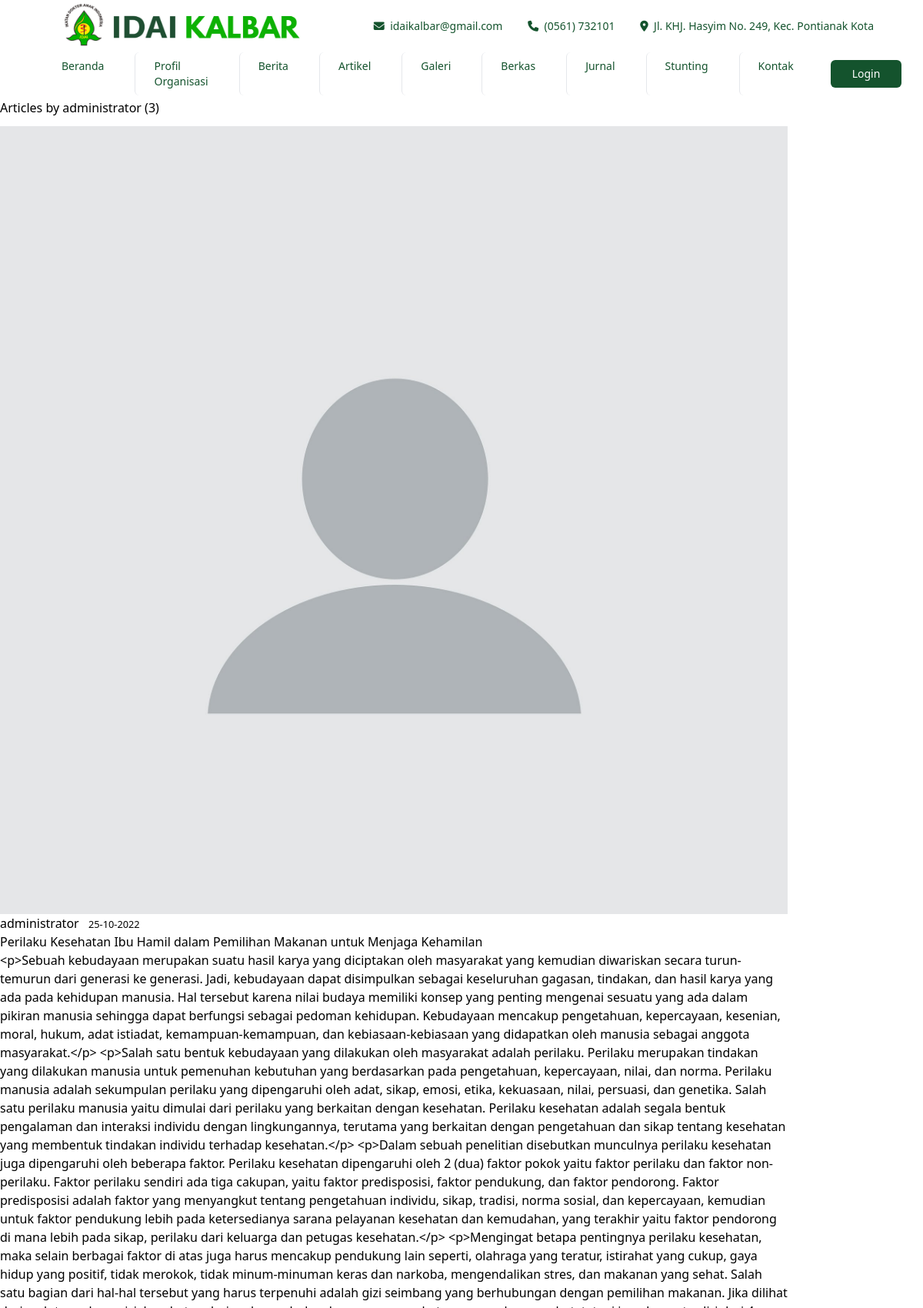
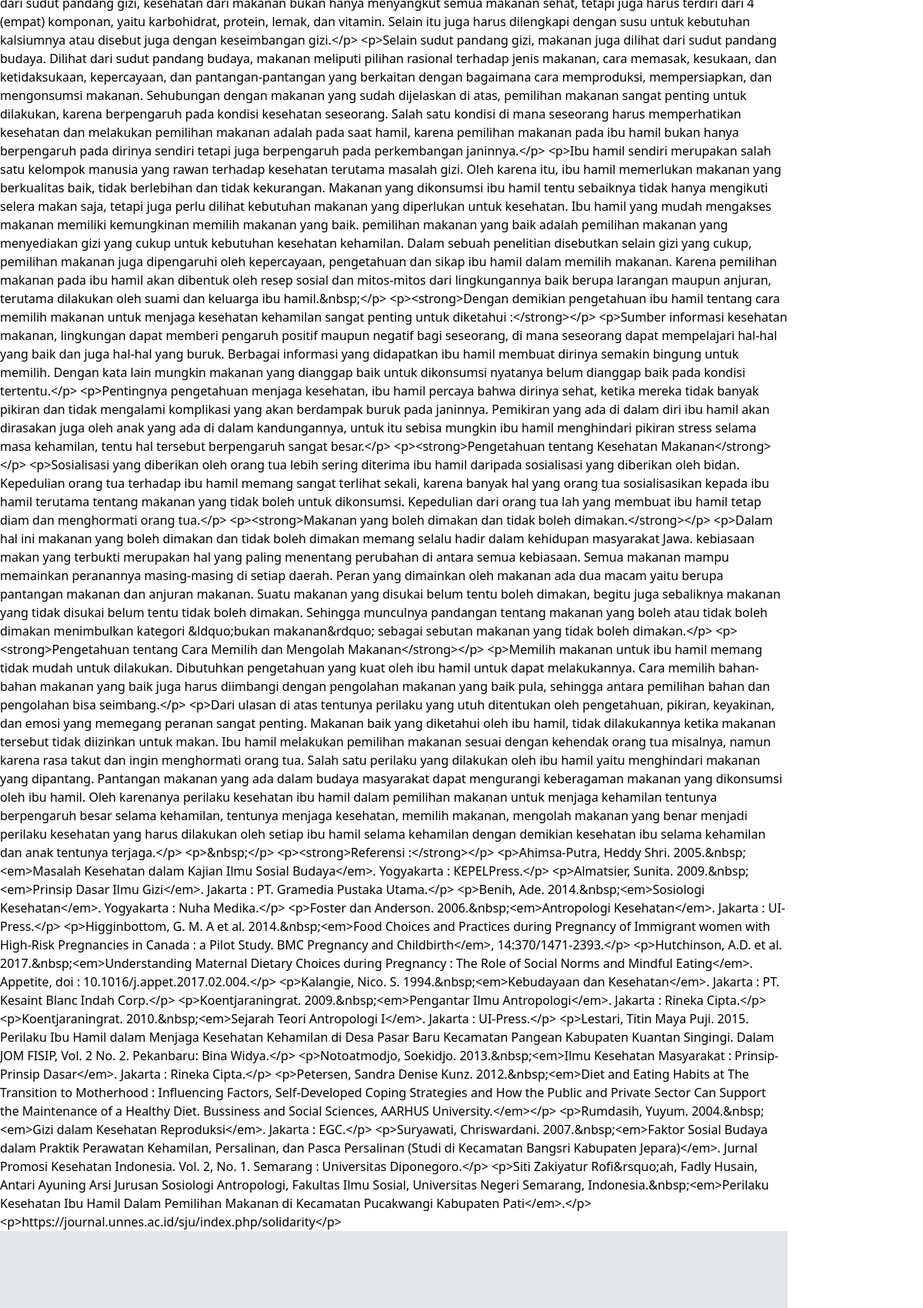
Page /user/administrator (upper part) on the committed database (2 pictures, top to bottom).
### apps/models.py (models this page shows, shortened)
class User(db.Model, UserMixin):
    id = db.Column(db.Integer, primary_key=True)
    username = db.Column(db.String(20), unique=True, nullable=False)
    email = db.Column(db.String(100), unique=True, nullable=False)
    image_file = db.Column(db.String(20), nullable=False, default='default.jpg')
    password = db.Column(db.String(20), nullable=False)
    articles = db.relationship('Article', backref='author', lazy=True)
    news = db.relationship('News', backref='author', lazy=True)
    galleries = db.relationship('Gallery', backref='author', lazy=True)
    image_galleries = db.relationship('Images_Gallery', backref='author', lazy=True)
    berkas = db.relationship('DataDokter', backref='owner', lazy=True, uselist=False)
    roles_id = db.Column(db.Integer, db.ForeignKey('roles.id'), nullable=False, default=2)

class Article(db.Model):
    id = db.Column(db.Integer, primary_key=True)
    title = db.Column(db.String(100), nullable=False)
    image_article = db.Column(db.String(20))
    date_posted = db.Column(db.DateTime, nullable=False, default=datetime.utcnow)
    content = db.Column(db.Text, nullable=False)
    slug = db.Column(db.Text, nullable=False, unique=True)
    user_id = db.Column(db.Integer, db.ForeignKey('user.id'), nullable=False)
    category_id = db.Column(db.Integer, db.ForeignKey('category.id'),
        nullable=False)
    category = db.relationship('Category', backref=db.backref('article', lazy=True))

### apps/main/routes.py (the view)
@main.route("/user/<string:username>")
def user_articles(username):
    page = request.args.get('page', 1, type=int)
    user = User.query.filter_by(username=username).first_or_404()
    articles = Article.query.filter_by(author=user).order_by(Article.date_posted.desc()).paginate(page=page, per_page=2)
    return render_template('main/articles/user_artikel.html', title='Artikel', articles=articles, user=user)

### apps/templates/main/articles/user_artikel.html (shortened to what this page needs)
{% extends "layouts/base.html" %}
{% block content %}
    <h2 class="mb-3">Articles by {{ user.username }} ({{ articles.total }})</h2>
    {% for article in articles.items %}
    <div class="container">
        <article class="media content-section">
            <img src="{{ url_for('static', filename='assets/img/profile_pics/' + article.author.image_file) }}" class="rounded-circle article-img" alt="">
            <div class="media-body">
                <div class="article-metadata">
                    <a href="{{ url_for('main.user_articles', username=article.author.username) }}" class="mr-2">{{ article.author.username }}</a>
                    <small class="text-muted">{{ article.date_posted.strftime('%d-%m-%Y') }}</small>
                    <h2> <a href="{{ url_for('main.article_detail', slug=article.slug) }}"  class="article-title">{{ article.title }}</a></h2>
                    <p>{{ article.content }}</p>
                </div>
            </div>
        </article>
    </div>
    {% endfor %}
{% endblock content%}

### rows in the picture
User: username "administrator"
Article: image_file (placeholder picture), author.username "administrator", date_posted "25-10-2022", title "Perilaku Kesehatan Ibu Hamil dalam Pemilihan Makanan untuk Menjaga Kehamilan", content "<p>Sebuah kebudayaan merupakan suatu hasil karya yang diciptakan oleh masyarakat yang kemudian diwariskan secara turun-temurun dari generasi ke generasi. Jadi, kebudayaan dapat disimpulkan sebagai keseluruhan gagasan, tindakan, dan hasil karya yang ada pada kehidupan manusia. Hal tersebut karena nilai budaya memiliki konsep yang penting mengenai sesuatu yang ada dalam pikiran manusia sehingga dapat berfungsi sebagai pedoman kehidupan. Kebudayaan mencakup pengetahuan, kepercayaan, kesenian, moral, hukum, adat istiadat, kemampuan-kemampuan, dan kebiasaan-kebiasaan yang didapatkan oleh manusia sebagai anggota masyarakat.</p> <p>Salah satu bentuk kebudayaan yang dilakukan oleh masyarakat adalah…"
Article: image_file (placeholder picture)

### other values in the picture
{{ articles.total }} "3"
